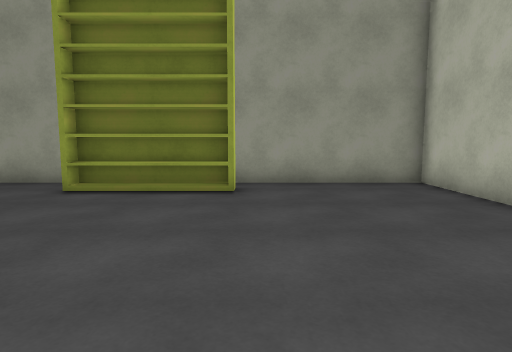
View 1 (above)

14 first-person views from a walk through a Unity game level. The camera is 1.2 m above the floor, tilts 6° down and sees 75° across. The floor is counted in squares, 1 m on a side. Each view is taken from the middle of a square. On the plan, view 1 faces up. The plan holds only what a view shows up to about 14 squares ahead; the rest is blank. The place goes on beyond the plan. Some surface patterns are stand-ins.

View 2
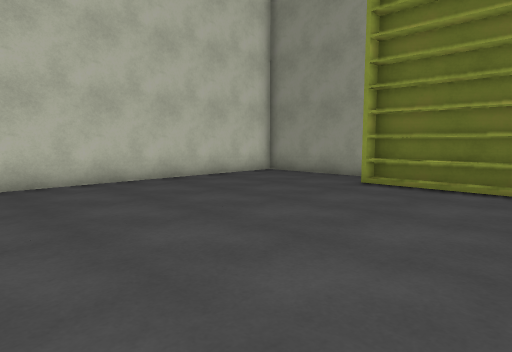

View 3
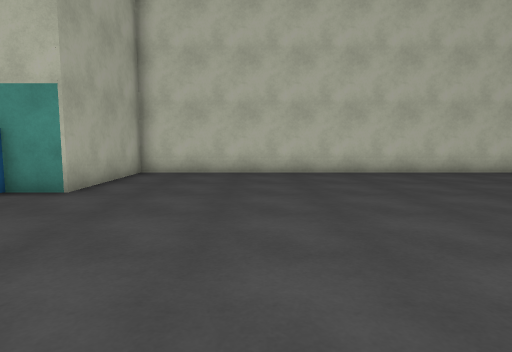

View 4
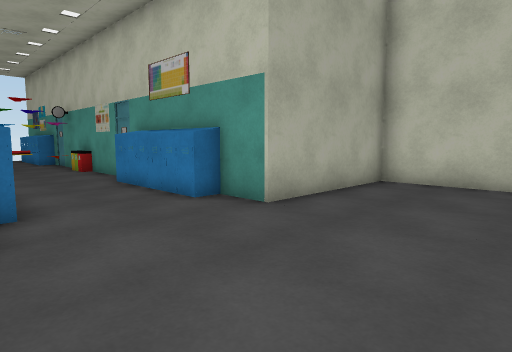

View 5
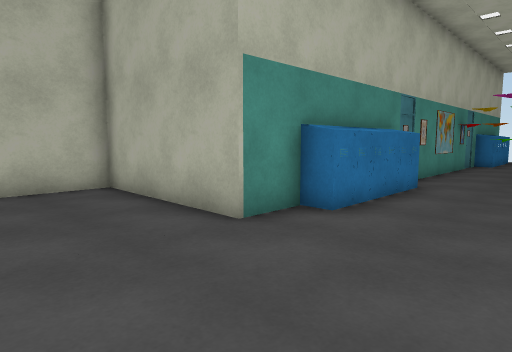

View 6
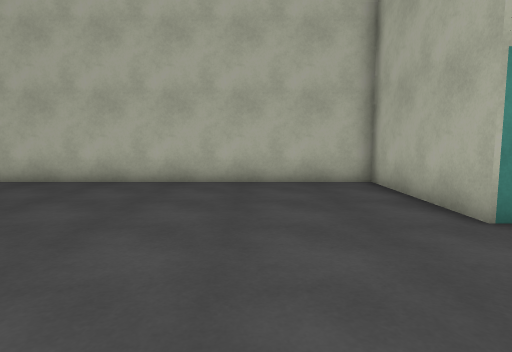

View 7
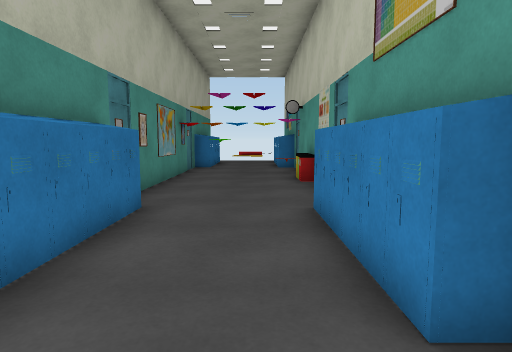

View 8
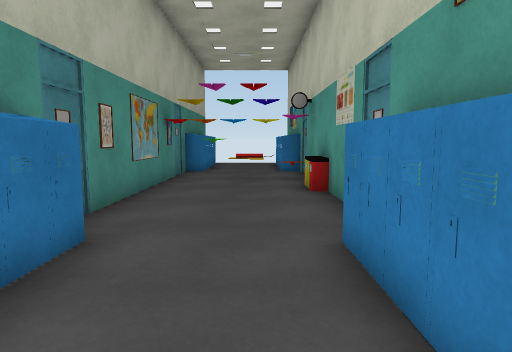

View 9
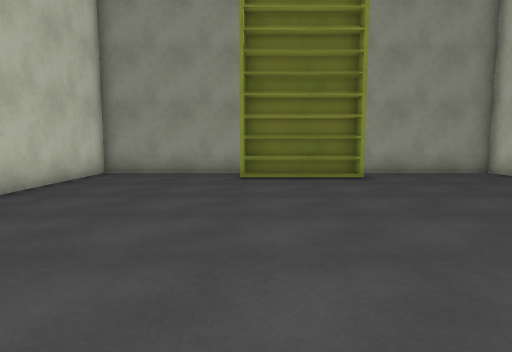

View 10
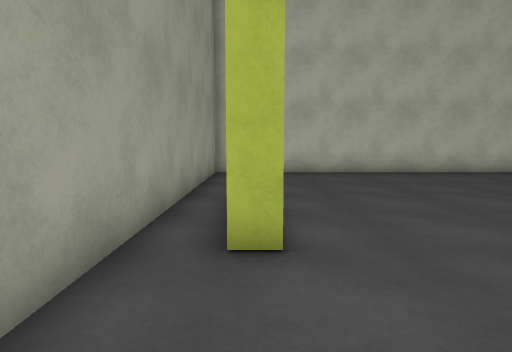

View 11
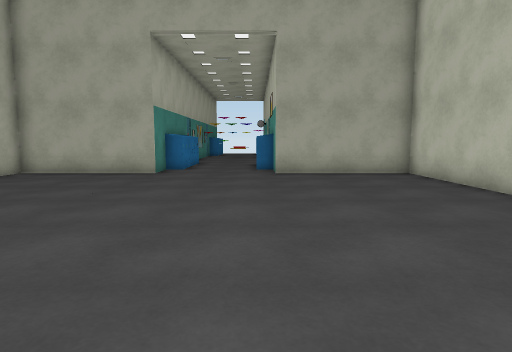

View 12
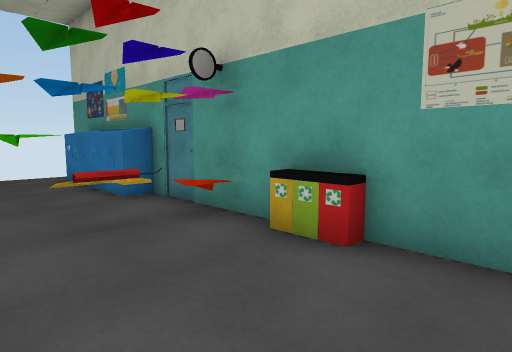

View 13
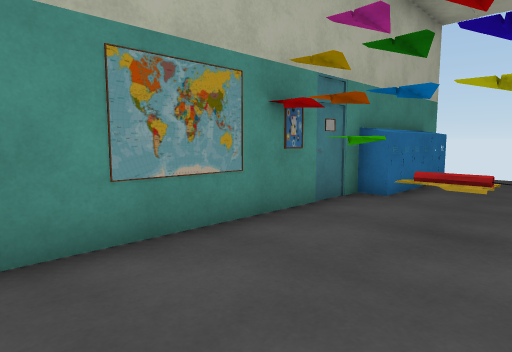

View 14
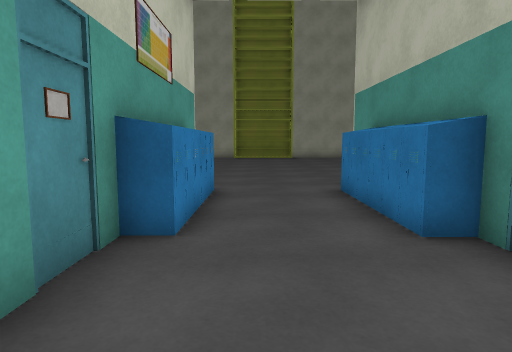

### Floor plan
Key: @ floor where view 1 was taken; # wall or solid block; . floor; = window, fence, low wall or low ledge; ^ raised ledge; O other object.
Columns run from 10 left of view 1 to 5 right of it. Each row starts with its distance up from view 1.
 10 ################
  9 #..............#
  8 #.....####.....#
  7 #..............#
  6 #..............#
  5 #..............#
  4 #..............#
  3 #..............#
  2 #..............#
  1 #..............#
  0 #.........@....#
 -1 #..............#
 -2 #..............#
 -3 #..............#
 -4 #..............#
 -5 #..............#
 -6 ######....######
 -7      #^..^#
 -8      #^..^^
 -9      #^..^^
-10      #^..^^
-11      ##..^#
-12      #....#
-13      #....#
-14      #....#
-15      #=...#
-16      #=...#
-17      #OOOO#
-18      # OO #
-19      #    #

Where each view was taken, in squares from view 1:
view 1: 0 up, 0 right, facing up
view 2: 1 down, 0 right, facing up-left
view 3: 1 down, 3 right, facing left
view 4: 1 down, 0 right, facing down-left
view 5: 2 down, 4 left, facing down-right
view 6: 2 down, 5 left, facing right
view 7: 5 down, 3 left, facing down
view 8: 7 down, 3 left, facing down
view 9: 3 down, 4 left, facing up
view 10: 8 up, 8 left, facing right
view 11: 7 up, 4 left, facing down
view 12: 13 down, 1 left, facing down-left
view 13: 13 down, 4 left, facing down-right
view 14: 15 down, 3 left, facing up
